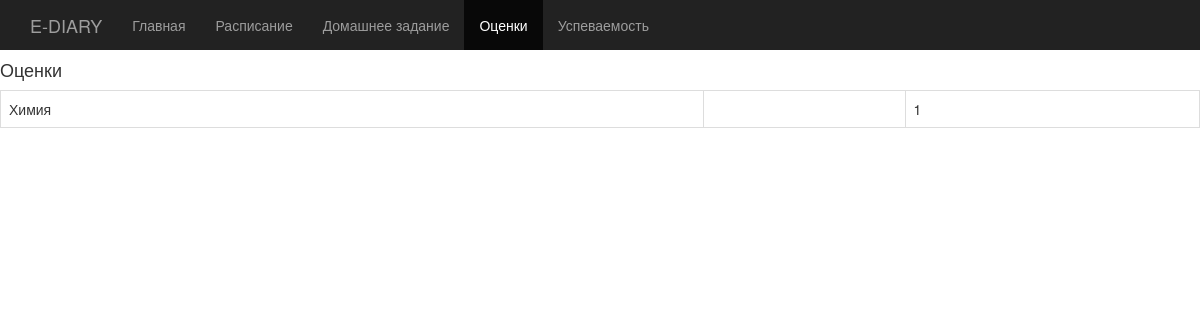
The app's page /grade, older data.
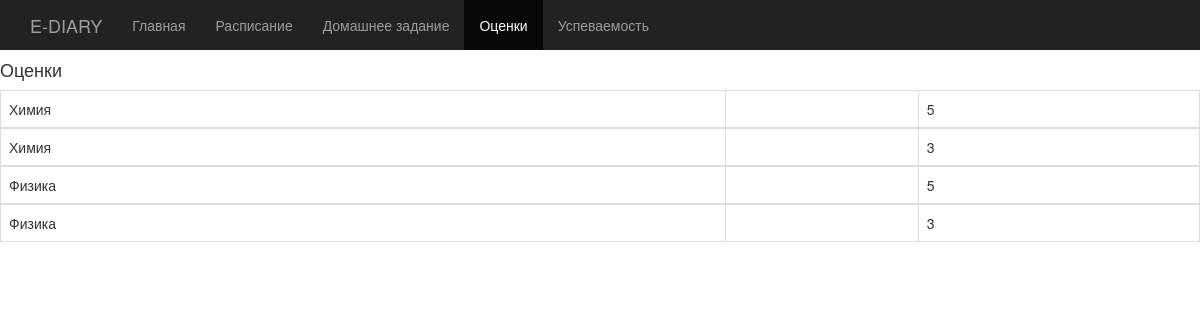
The same page, newer data.
### app1/models.py (models this page shows, shortened)
class Lessons(models.Model):
    name = models.CharField(max_length=200)
    is_active = models.BooleanField(default=True)
    class Meta:
        verbose_name = 'Предмет'
        verbose_name_plural = 'Предметы'

class Grade(models.Model):
    student = models.ForeignKey(Students, on_delete=models.PROTECT)
    lesson = models.ForeignKey(OneLesson, on_delete=models.PROTECT)
    grade = models.IntegerField(choices=GradeList.choices)
    grade_type = models.IntegerField(choices=GradeType.choices)
    grade_date = models.DateField(default=date.today)
    class Meta:
        verbose_name = 'Оценка'
        verbose_name_plural = 'Оценки'

### app1/views.py (the view)
# urls.py: path('grade', views.student, name='grade'),
def student(request):
    url_name = request.resolver_match.url_name
    name = Lessons.objects.all()
    grade = Grade.objects.all()
    return render(request, 'app1/grade.html', {'name': name, 'grade': grade, 'url_name': url_name})

### app1/templates/app1/grade.html (shortened to what this page needs)
{% extends 'app1/base.html' %}
{% block content %}
<h4>Оценки</h4>
<table class="table table-bordered">
{% for el in name %}
{% for ele in grade %}
    <div class=" name-output">
        <tbody>
        <tr>
        <td>{{el.name}}</td>
        <td>{{el.user_class}}</td>
            <td>{{ele.grade}}</td>
        </tr>
        </tbody>
    </div>
{%endfor%}
{%endfor%}
{% endblock %}

Row changes from the older to the newer data that the page shows:
changed Grade (number 1 of 2 on the later page): grade "1" → "5"
added Grade: {{ el.name }} "Химия", grade "3"
added Lessons: name "Физика", Grade (grade "5")
